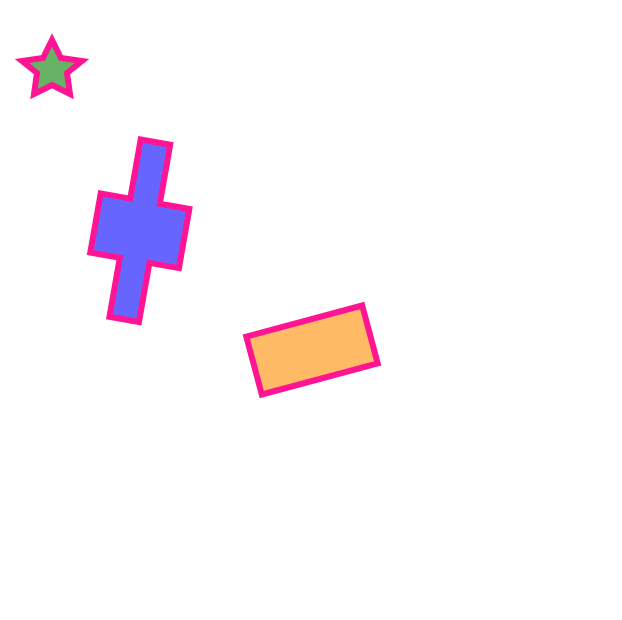

Describe this chart as a Vega-Lite specification.
### Vega specification from a JSON file in a GitHub repository (floating-point values rounded to 4 significant figures)
{"$schema": "https://vega.github.io/schema/vega/v5.json", "description": "A simple pie chart with embedded data.", "background": "white", "padding": 5, "width": 300, "height": 300, "style": "view", "data": [{"name": "data_0", "values": [{"x": 20, "y": 30, "fill": "green", "scaleX": 15, "scaleY": 15, "angle": 0, "path": "M0,.5L.6,.8L.5,.1L1,-.3L.3,-.4L0,-1L-.3,-.4L-1,-.3L-.5,.1L-.6.8L0,.5Z"}, {"x": 40, "y": 30, "fill": "blue", "scaleX": 15, "scaleY": 30, "angle": 10, "path": "M2 1 h1 v1 h1 v1 h-1 v1 h-1 v-1 h-1 v-1 h1 z"}, {"x": 150, "y": 170, "fill": "darkorange", "scaleX": 30, "scaleY": 15, "angle": -15, "path": "M-1,-1L1,-1L1,1L-1,1Z"}]}], "marks": [{"name": "marks", "type": "path", "from": {"data": "data_0"}, "style": ["arc"], "encode": {"update": {"x": {"field": "x"}, "y": {"field": "y"}, "scaleX": {"field": "scaleX"}, "scaleY": {"field": "scaleY"}, "path": {"field": "path"}, "fill": {"field": "fill"}, "fillOpacity": {"value": 0.6}, "angle": {"field": "angle"}, "stroke": {"value": "deeppink"}, "strokeWidth": {"value": 3}}}}]}
